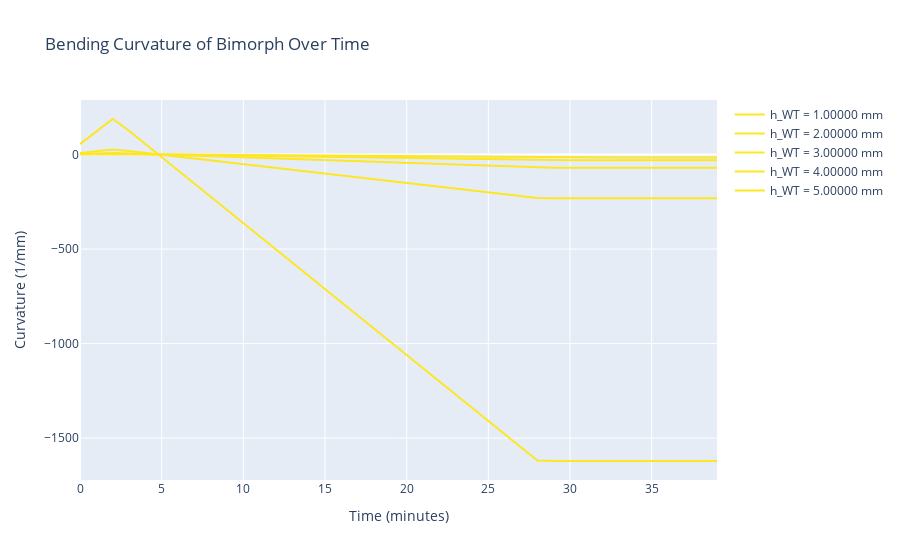

The code cell stored with this chart in its notebook:
### Code cell
# import numpy as np
# import plotly.graph_objects as go
# from plotly.subplots import make_subplots

# # Example data: Replace this with your actual curvature data
# # Create a list of h_WT values to loop over
# h_WT_values = [1, 2, 3, 4, 5]#np.linspace(1e-3, 10.0e-3, 100)

# # Create a colormap and normalization for color scaling
# cmap = 'Viridis'  # Use Plotly's predefined colormap
# norm = np.linspace(min(h_WT_values), max(h_WT_values), len(h_WT_values))  # Normalize h_WT values

# # Function to convert a tuple (r, g, b, a) into an rgb string
# def rgba_to_rgb_string(rgba):
#     return f'rgb({int(rgba[0] * 255)}, {int(rgba[1] * 255)}, {int(rgba[2] * 255)})'

# # Create a subplot figure
# fig = make_subplots(rows=1, cols=1)

# # Plot the curvature over time for each h_WT value
# for idx, h_WT in enumerate(h_WT_values):
#     # Replace this with your actual curvature data computation
#     curvatures = []
#     radii = []

#     for s1, s2 in zip(WT_strain, BslA_strain):
#         kappa, radius = calculate_timoshenko_curvature(h_WT / 1000, h_BslA, E_WT, E_BslA, s1, s2, C)
#         curvatures.append(kappa)
#         radii.append(radius)
    
#     # Get the RGBA color for this h_WT value
#     rgba = plt.cm.viridis(norm[idx])  # Get RGBA tuple
#     color_str = rgba_to_rgb_string(rgba)  # Convert to rgb string
    
#     # Plot the curvature for the current h_WT value
#     fig.add_trace(go.Scatter(
#         x=list(range(len(curvatures))),
#         y=curvatures,
#         mode='lines',
#         name=f"h_WT = {h_WT:.5f} mm",
#         line=dict(color=color_str),  # Set color as rgb string
#     ))

# # Add colorbar as a separate trace
# fig.update_layout(
#     title="Bending Curvature of Bimorph Over Time",
#     xaxis_title="Time (minutes)",
#     yaxis_title="Curvature (1/mm)",
#     coloraxis=dict(
#         colorscale=cmap,
#         cmin=min(h_WT_values),
#         cmax=max(h_WT_values),
#         colorbar=dict(title="h_WT (mm)")
#     ),
#     showlegend=True
# )

# fig.show()

### Figure 1 — Plotly figure (JSON) as saved in the notebook; plotly's stock layout.template omitted (floating-point values rounded to 4 significant figures)
{"data": [{"line": {"color": "rgb(253, 231, 36)"}, "mode": "lines", "name": "h_WT = 1.00000 mm", "type": "scatter", "x": [0, 1, 2, 3, 4, 5, 6, 7, 8, 9, 10, 11, 12, 13, 14, 15, 16, 17, 18, 19, 20, 21, 22, 23, 24, 25, 26, 27, 28, 29, 30, 31, 32, 33, 34, 35, 36, 37, 38, 39], "y": [54.73, 121.1, 187.6, 125.8, 56.02, -13.72, -83.46, -153.2, -222.9, -292.7, -362.4, -432.2, -501.9, -571.7, -641.4, -711.1, -780.9, -850.6, -920.4, -990.1, -1060.0, -1130.0, -1199.0, -1269.0, -1339.0, -1409.0, -1478.0, -1548.0, -1618.0, -1621.0, -1621.0, -1621.0, -1621.0, -1621.0, -1621.0, -1621.0, -1621.0, -1621.0, -1621.0, -1621.0]}, {"line": {"color": "rgb(253, 231, 36)"}, "mode": "lines", "name": "h_WT = 2.00000 mm", "type": "scatter", "x": [0, 1, 2, 3, 4, 5, 6, 7, 8, 9, 10, 11, 12, 13, 14, 15, 16, 17, 18, 19, 20, 21, 22, 23, 24, 25, 26, 27, 28, 29, 30, 31, 32, 33, 34, 35, 36, 37, 38, 39], "y": [7.799, 17.27, 26.73, 17.92, 7.984, -1.956, -11.9, -21.83, -31.77, -41.71, -51.65, -61.59, -71.53, -81.47, -91.41, -101.4, -111.3, -121.2, -131.2, -141.1, -151.0, -161.0, -170.9, -180.9, -190.8, -200.7, -210.7, -220.6, -230.6, -231.0, -231.0, -231.0, -231.0, -231.0, -231.0, -231.0, -231.0, -231.0, -231.0, -231.0]}, {"line": {"color": "rgb(253, 231, 36)"}, "mode": "lines", "name": "h_WT = 3.00000 mm", "type": "scatter", "x": [0, 1, 2, 3, 4, 5, 6, 7, 8, 9, 10, 11, 12, 13, 14, 15, 16, 17, 18, 19, 20, 21, 22, 23, 24, 25, 26, 27, 28, 29, 30, 31, 32, 33, 34, 35, 36, 37, 38, 39], "y": [2.378, 5.265, 8.152, 5.466, 2.435, -0.5963, -3.627, -6.658, -9.689, -12.72, -15.75, -18.78, -21.81, -24.84, -27.88, -30.91, -33.94, -36.97, -40.0, -43.03, -46.06, -49.09, -52.12, -55.15, -58.19, -61.22, -64.25, -67.28, -70.31, -70.44, -70.44, -70.44, -70.44, -70.44, -70.44, -70.44, -70.44, -70.44, -70.44, -70.44]}, {"line": {"color": "rgb(253, 231, 36)"}, "mode": "lines", "name": "h_WT = 4.00000 mm", "type": "scatter", "x": [0, 1, 2, 3, 4, 5, 6, 7, 8, 9, 10, 11, 12, 13, 14, 15, 16, 17, 18, 19, 20, 21, 22, 23, 24, 25, 26, 27, 28, 29, 30, 31, 32, 33, 34, 35, 36, 37, 38, 39], "y": [1.015, 2.247, 3.479, 2.333, 1.039, -0.2545, -1.548, -2.842, -4.136, -5.429, -6.723, -8.017, -9.31, -10.6, -11.9, -13.19, -14.49, -15.78, -17.07, -18.37, -19.66, -20.95, -22.25, -23.54, -24.83, -26.13, -27.42, -28.72, -30.01, -30.07, -30.07, -30.07, -30.07, -30.07, -30.07, -30.07, -30.07, -30.07, -30.07, -30.07]}, {"line": {"color": "rgb(253, 231, 36)"}, "mode": "lines", "name": "h_WT = 5.00000 mm", "type": "scatter", "x": [0, 1, 2, 3, 4, 5, 6, 7, 8, 9, 10, 11, 12, 13, 14, 15, 16, 17, 18, 19, 20, 21, 22, 23, 24, 25, 26, 27, 28, 29, 30, 31, 32, 33, 34, 35, 36, 37, 38, 39], "y": [0.523, 1.158, 1.792, 1.202, 0.5354, -0.1311, -0.7976, -1.464, -2.131, -2.797, -3.463, -4.13, -4.796, -5.463, -6.129, -6.796, -7.462, -8.129, -8.795, -9.462, -10.13, -10.79, -11.46, -12.13, -12.79, -13.46, -14.13, -14.79, -15.46, -15.49, -15.49, -15.49, -15.49, -15.49, -15.49, -15.49, -15.49, -15.49, -15.49, -15.49]}], "layout": {"coloraxis": {"cmax": 5, "cmin": 1, "colorbar": {"title": {"text": "h_WT (mm)"}}, "colorscale": [[0, "#440154"], [0.1111, "#482878"], [0.2222, "#3e4989"], [0.3333, "#31688e"], [0.4444, "#26828e"], [0.5556, "#1f9e89"], [0.6667, "#35b779"], [0.7778, "#6ece58"], [0.8889, "#b5de2b"], [1, "#fde725"]]}, "showlegend": true, "title": {"text": "Bending Curvature of Bimorph Over Time"}, "xaxis": {"anchor": "y", "domain": [0, 1], "title": {"text": "Time (minutes)"}}, "yaxis": {"anchor": "x", "domain": [0, 1], "title": {"text": "Curvature (1/mm)"}}}}
